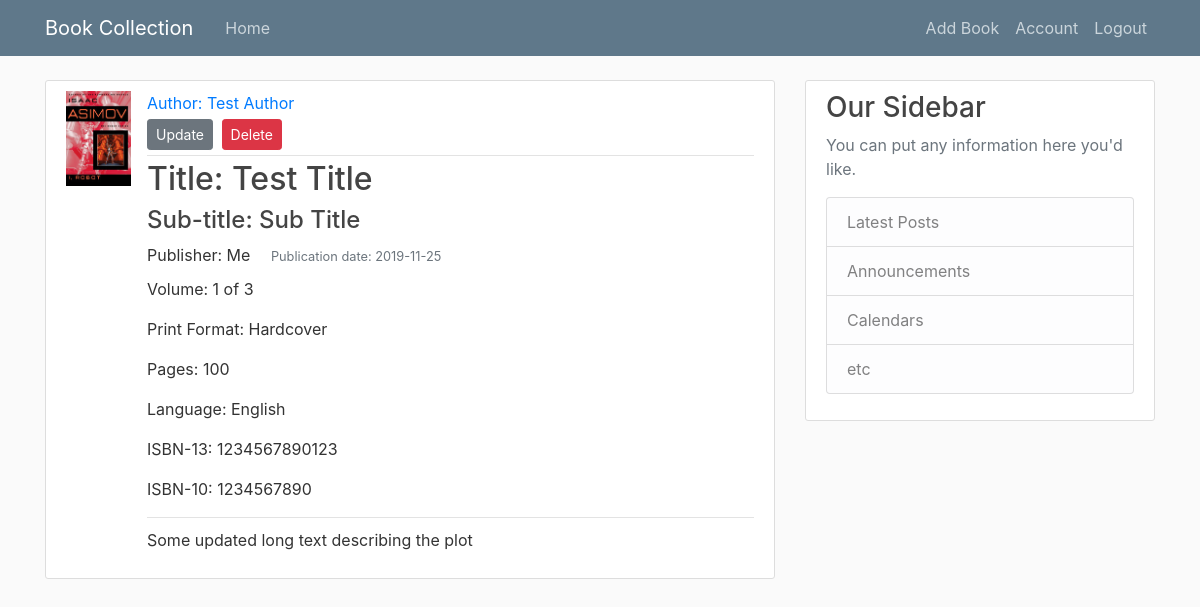
Page /book/1 (signed in) on the committed database.
### flask_collection/models.py (models this page shows, shortened)
class Book(db.Model):
    id = db.Column(db.Integer, primary_key=True)
    author = db.Column(db.String(50), nullable=False)
    title = db.Column(db.String(50), nullable=False)
    sub_title = db.Column(db.String(50))
    volume = db.Column(db.Integer)
    publication_date = db.Column(db.DateTime)
    print_format = db.Column(db.String(20))
    pages = db.Column(db.Integer)
    publisher = db.Column(db.String(20))
    cover = db.Column(db.String(20))
    language = db.Column(db.String(20))
    language_iso = db.Column(db.String(2))
    isbn_13 = db.Column(db.String(13))
    isbn_10 = db.Column(db.String(10))
    description = db.Column(db.Text)

### flask_collection/routes.py (the view)
@app.route('/book/<book_id>')
@login_required
def view_book(book_id):
    book = Book.query.get_or_404(book_id)
    return render_template('book.html', title=book.title, book=book)

### flask_collection/models.py (called while the page is built)
@login_manager.user_loader
def load_user(user_id):
    return User.query.get(int(user_id))

### flask_collection/templates/book.html (shortened to what this page needs)
{% extends "layout.html" %}
{% block content %}
  <article class="media content-section">
    <img class="article-img" src="{{ url_for('static', filename='cover_images/' + book.cover) }}" alt="{{ book.cover }}">
    <div class="media-body">
      <div class="article-metadata">
        <a class="mr-2" href="#">Author: {{ book.author }}</a>
        <div>
          <a class="btn btn-secondary btn-sm mt-1 mb-1" href="{{ url_for('update_book', book_id=book.id) }}">Update</a>
          <button type="button" class="btn btn-danger btn-sm m-1" data-toggle="modal" data-target="#deleteModal">Delete</button>
        </div>
      </div>
      <h2 class="article-title">Title: {{ book.title }}</h2>
      {% if book.sub_title %}
          <h4 class="article-subtitle">Sub-title: {{ book.sub_title }}</h4>
      {% endif %}
      <p class="article-publisher">Publisher: {{ book.publisher }}
        <small class="article-publication-date text-muted pl-3">Publication date: {{ book.publication_date.strftime('%Y-%m-%d') }}</small>
      </p>
      <p class="article-volume">Volume: {{ book.volume }}</p>
      <p>Print Format: {{ book.print_format }}</p>
      <p>Pages: {{ book.pages }}</p>
      <p>Language: {{ book.language }}</p>
      <p>ISBN-13: {{ book.isbn_13 }}</p>
      <p>ISBN-10: {{ book.isbn_10 }}</p>
      <p class="article-description">{{ book.description }}</p>
    </div>
  </article>
{% endblock content %}

### flask_collection/static/main.css (style rules this page uses)
body { background: #fafafa; color: #333333; margin-top: 5rem; }
h1, h2, h3, h4, h5, h6 { color: #444444; }
.content-section { background: #ffffff; padding: 10px 20px; border: 1px solid #dddddd; border-radius: 3px; margin-bottom: 20px; }
.article-title { color: #444444; }
.article-description { padding-top: 10px; border-top: 1px solid #e3e3e3 }
.article-img { height: 95px; width: 65px; margin-right: 16px; }
.article-metadata { padding-bottom: 1px; margin-bottom: 4px; border-bottom: 1px solid #e3e3e3 }
.article-publication-date { padding-bottom: 4px; }
.article-publisher { margin-bottom: 2px; padding-bottom: 4px; }
.article-volume { padding-top: 4px; }

### rows in the picture
Book: cover (picture), author "Test Author", title "Test Title", sub_title "Sub Title", publisher "Me", publication_date "2019-11-25", volume "1 of 3", print_format "Hardcover", pages "100", language "English", isbn_13 "1234567890123", isbn_10 "1234567890", description "Some updated long text describing the plot"
